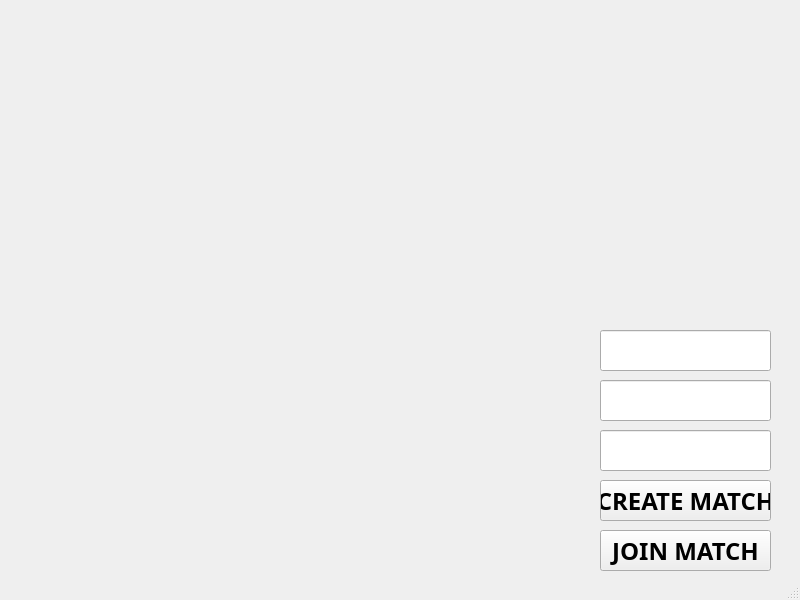
<?xml version="1.0" encoding="UTF-8"?>
<ui version="4.0">
 <class>Login</class>
 <widget class="QMainWindow" name="Login">
  <property name="geometry">
   <rect>
    <x>0</x>
    <y>0</y>
    <width>800</width>
    <height>600</height>
   </rect>
  </property>
  <property name="sizePolicy">
   <sizepolicy hsizetype="Preferred" vsizetype="Preferred">
    <horstretch>0</horstretch>
    <verstretch>0</verstretch>
   </sizepolicy>
  </property>
  <property name="maximumSize">
   <size>
    <width>800</width>
    <height>600</height>
   </size>
  </property>
  <property name="windowTitle">
   <string>Login</string>
  </property>
  <property name="styleSheet">
   <string notr="true"/>
  </property>
  <widget class="QWidget" name="centralwidget">
   <widget class="QPushButton" name="button_join">
    <property name="geometry">
     <rect>
      <x>600</x>
      <y>530</y>
      <width>171</width>
      <height>41</height>
     </rect>
    </property>
    <property name="font">
     <font>
      <family>Ubuntu Condensed</family>
      <pointsize>18</pointsize>
      <weight>75</weight>
      <bold>true</bold>
     </font>
    </property>
    <property name="text">
     <string>JOIN MATCH</string>
    </property>
   </widget>
   <widget class="QLineEdit" name="dato_ip">
    <property name="geometry">
     <rect>
      <x>600</x>
      <y>330</y>
      <width>171</width>
      <height>41</height>
     </rect>
    </property>
   </widget>
   <widget class="QLineEdit" name="dato_puerto">
    <property name="geometry">
     <rect>
      <x>600</x>
      <y>380</y>
      <width>171</width>
      <height>41</height>
     </rect>
    </property>
   </widget>
   <widget class="QLineEdit" name="dato_game">
    <property name="geometry">
     <rect>
      <x>600</x>
      <y>430</y>
      <width>171</width>
      <height>41</height>
     </rect>
    </property>
   </widget>
   <widget class="QPushButton" name="button_create">
    <property name="geometry">
     <rect>
      <x>600</x>
      <y>480</y>
      <width>171</width>
      <height>41</height>
     </rect>
    </property>
    <property name="font">
     <font>
      <family>Ubuntu Condensed</family>
      <pointsize>18</pointsize>
      <weight>75</weight>
      <bold>true</bold>
     </font>
    </property>
    <property name="text">
     <string>CREATE MATCH</string>
    </property>
   </widget>
  </widget>
  <widget class="QMenuBar" name="menubar">
   <property name="geometry">
    <rect>
     <x>0</x>
     <y>0</y>
     <width>800</width>
     <height>22</height>
    </rect>
   </property>
  </widget>
  <widget class="QStatusBar" name="statusbar"/>
 </widget>
 <resources/>
 <connections/>
</ui>
